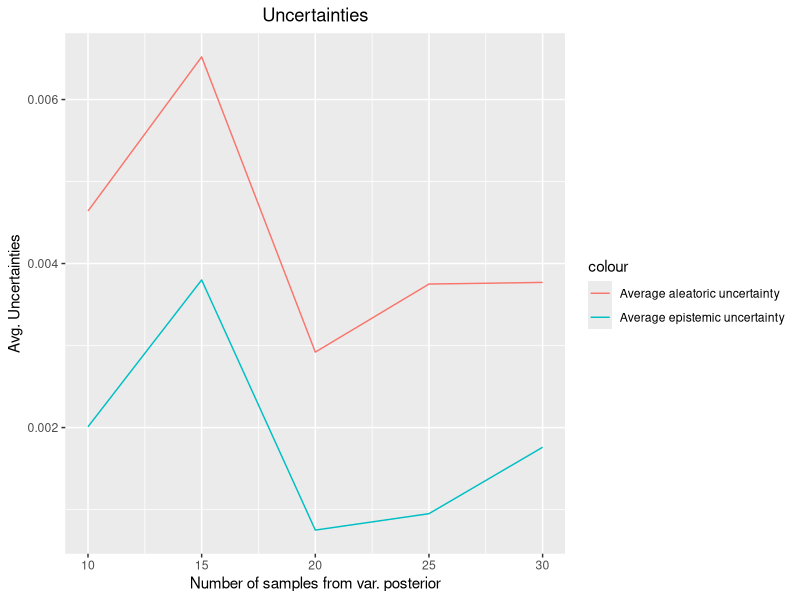
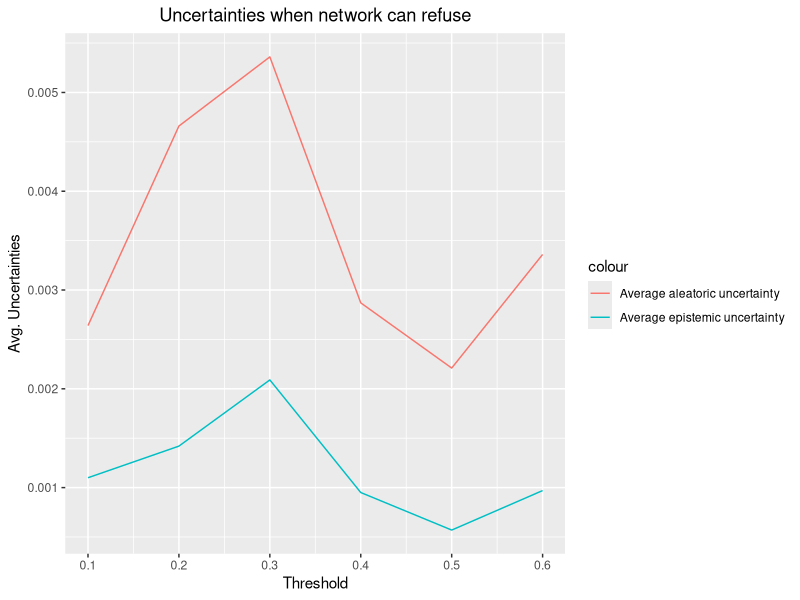

Source code (R) for these figures, in order:
#This creates plots for Experiment 2.7.1, showing the two forms of uncertainty for a Bayesian neural
#network before and after being endowed with the ability to refuse making predictions on examples it may
#consider more 'exotic'.
library(ggplot2)
#Before: note that all we control here are the number of samples from the variational posterior at test-time
samples_taken = seq(10,30,5)
avg_epistemic = c(0.00201,
                  0.00380,
                  0.00075,
                  0.00095,
                  0.00176)
avg_aleatoric = c(0.00464,
                  0.00652,
                  0.00292,
                  0.00375,
                  0.00377)

df = data.frame(
  samples_taken = samples_taken,
  avg_epistemic = avg_epistemic,
  avg_aleatoric = avg_aleatoric)

ggplot(df, aes(samples_taken)) + 
  geom_line(aes(y = avg_epistemic, colour = "Average epistemic uncertainty")) + 
  geom_line(aes(y = avg_aleatoric, colour = "Average aleatoric uncertainty")) + 
  labs(title="Uncertainties", x ="Number of samples from var. posterior", y = "Avg. Uncertainties") + theme(plot.title = element_text(hjust = 0.5))



#After: not much of a relationship was seen between #samples and uncertainties, so we implement a threshold 
#that governs how picky the network is. Higher threshold, more picky.
threshold = seq(0.1, 0.6, 0.1)
avg_epistemic = c(0.00110,
                  0.00142,
                  0.00209,
                  0.00095,
                  0.00057,
                  0.00097)
avg_aleatoric = c(0.00264,
                  0.00466,
                  0.00536,
                  0.00287,
                  0.00221,
                  0.00336)

df = data.frame(
  threshold = threshold,
  avg_epistemic = avg_epistemic,
  avg_aleatoric = avg_aleatoric)

ggplot(df, aes(threshold)) + 
  geom_line(aes(y = avg_epistemic, colour = "Average epistemic uncertainty")) + 
  geom_line(aes(y = avg_aleatoric, colour = "Average aleatoric uncertainty")) + 
  labs(title="Uncertainties when network can refuse", x ="Threshold", y = "Avg. Uncertainties") + theme(plot.title = element_text(hjust = 0.5)) +
  scale_x_continuous(breaks = threshold[seq(1, length(threshold), 1)]) 
  






